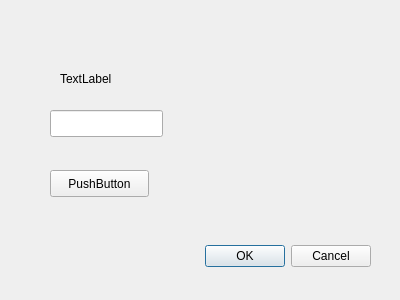
<?xml version="1.0" encoding="UTF-8"?>
<ui version="4.0">
 <class>SigninDialog</class>
 <widget class="QDialog" name="SigninDialog">
  <property name="geometry">
   <rect>
    <x>0</x>
    <y>0</y>
    <width>400</width>
    <height>300</height>
   </rect>
  </property>
  <property name="windowTitle">
   <string>Dialog</string>
  </property>
  <widget class="QDialogButtonBox" name="buttonBox">
   <property name="geometry">
    <rect>
     <x>30</x>
     <y>240</y>
     <width>341</width>
     <height>32</height>
    </rect>
   </property>
   <property name="orientation">
    <enum>Qt::Horizontal</enum>
   </property>
   <property name="standardButtons">
    <set>QDialogButtonBox::Cancel|QDialogButtonBox::Ok</set>
   </property>
  </widget>
  <widget class="QLabel" name="label">
   <property name="geometry">
    <rect>
     <x>60</x>
     <y>70</y>
     <width>67</width>
     <height>17</height>
    </rect>
   </property>
   <property name="text">
    <string>TextLabel</string>
   </property>
  </widget>
  <widget class="QLineEdit" name="lineEdit">
   <property name="geometry">
    <rect>
     <x>50</x>
     <y>110</y>
     <width>113</width>
     <height>27</height>
    </rect>
   </property>
  </widget>
  <widget class="QPushButton" name="pushButton">
   <property name="geometry">
    <rect>
     <x>50</x>
     <y>170</y>
     <width>99</width>
     <height>27</height>
    </rect>
   </property>
   <property name="text">
    <string>PushButton</string>
   </property>
  </widget>
 </widget>
 <resources/>
 <connections>
  <connection>
   <sender>buttonBox</sender>
   <signal>accepted()</signal>
   <receiver>SigninDialog</receiver>
   <slot>accept()</slot>
   <hints>
    <hint type="sourcelabel">
     <x>248</x>
     <y>254</y>
    </hint>
    <hint type="destinationlabel">
     <x>157</x>
     <y>274</y>
    </hint>
   </hints>
  </connection>
  <connection>
   <sender>buttonBox</sender>
   <signal>rejected()</signal>
   <receiver>SigninDialog</receiver>
   <slot>reject()</slot>
   <hints>
    <hint type="sourcelabel">
     <x>316</x>
     <y>260</y>
    </hint>
    <hint type="destinationlabel">
     <x>286</x>
     <y>274</y>
    </hint>
   </hints>
  </connection>
 </connections>
</ui>
